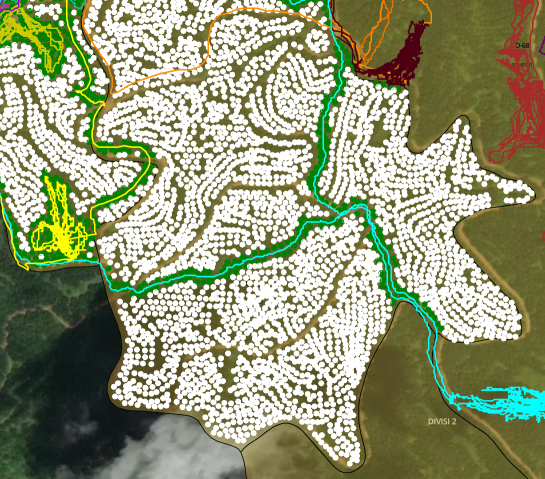
#> input picture Images/gambar1.png, 1089 x 958 px (shown at 1/2 size)
$ python unvisitedTree.py
#> lines starting #> are read from the running program, lines starting #| are printed output that depends on the picture; after the words box and inside, x2 and y2 are one past the last pixel; in counts of white or black regions, pixels touching at a corner belong together
import cv2
import numpy as np

# ─────────────────────────────────────────────
# PARAMETER – sesuaikan jika hasil kurang tepat
# ─────────────────────────────────────────────
IMAGE_PATH      = "Images/gambar1.png"
OUTPUT_PATH     = "hasil_deteksi.png"

# Threshold warna putih
BRIGHTNESS_MIN  = 200      # piksel dengan V (HSV) >= ini dianggap "putih"
SATURATION_MAX  = 50       # piksel dengan S (HSV) <= ini dianggap "putih"

# Watershed tuning
DIST_THRESHOLD  = 0.65     # 0.0–1.0: makin kecil makin mudah pisah titik
                            # coba turunkan ke 0.25 jika titik masih bergabung
MIN_AREA        = 50       # area minimum per titik (buang noise)
MAX_AREA        = 8000     # area maksimum per titik
MORPH_KERNEL    = 3        # kernel closing awal
# ─────────────────────────────────────────────


def hitung_titik_putih(image_path: str, output_path: str | None = None) -> int:
#> called with image_path = 'Images/gambar1.png', output_path = 'hasil_deteksi.png'
    img = cv2.imread(image_path)
#> img is the input picture: shape (958, 1089, 3); mean B, G, R 120.8, 154.1, 147.8
    if img is None:
        raise FileNotFoundError(f"Gambar tidak ditemukan: {image_path}")

    # ── 1. Isolasi warna putih via HSV ──────────────────────────────────────
    hsv = cv2.cvtColor(img, cv2.COLOR_BGR2HSV)
#> hsv: shape (958, 1089, 3); mean H, S, V 27.9, 90.6, 158
    h, s, v = cv2.split(hsv)

    mask_white = cv2.bitwise_and(
        cv2.threshold(v, BRIGHTNESS_MIN, 255, cv2.THRESH_BINARY)[1],
        cv2.threshold(s, SATURATION_MAX, 255, cv2.THRESH_BINARY_INV)[1],
    )
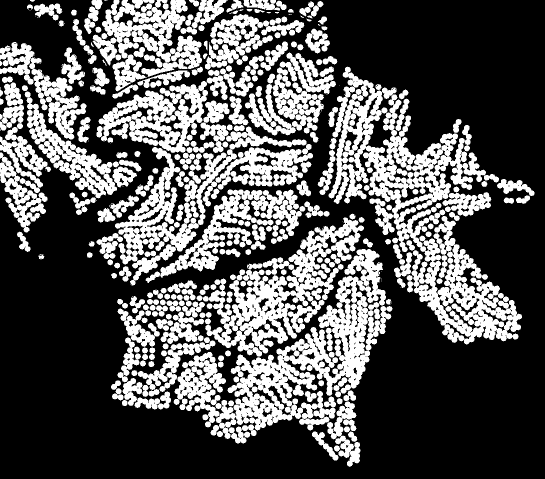
#> mask_white: shape (958, 1089) (shown at 1/2 size); 34% white; 300 white regions (60 under 20 px), largest, box (x1, y1, x2, y2) and area: (657, 133, 1044, 689) 60940, (347, 498, 785, 887) 49855, (406, 435, 728, 713) 29114

    # ── 2. Morphological closing kecil ──────────────────────────────────────
    kernel = cv2.getStructuringElement(cv2.MORPH_ELLIPSE, (MORPH_KERNEL, MORPH_KERNEL))
    mask_closed = cv2.morphologyEx(mask_white, cv2.MORPH_CLOSE, kernel)
#> mask_closed: shape (958, 1089); 35.4% white; 110 white regions (17 under 20 px), largest, box (x1, y1, x2, y2) and area: (222, 435, 785, 934) 111133, (635, 133, 1044, 689) 71156, (193, 28, 626, 571) 68365

    # ── 3. Distance Transform + Watershed ───────────────────────────────────
    # Distance transform: tiap piksel = jarak ke tepi terdekat
    dist = cv2.distanceTransform(mask_closed, cv2.DIST_L2, 5)

    # Lokasi "puncak" = pusat tiap titik putih
    _, dist_thresh = cv2.threshold(
        dist, DIST_THRESHOLD * dist.max(), 255, cv2.THRESH_BINARY
    )
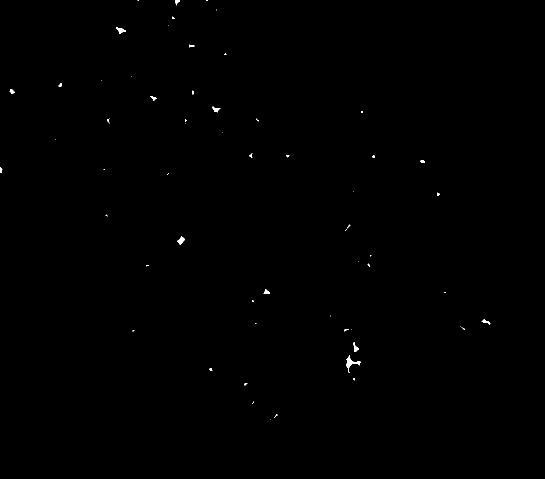
#> dist_thresh: shape (958, 1089) float32 (shown at 1/2 size); 0.15% white; 60 white regions (41 under 20 px), largest, box (x1, y1, x2, y2) and area: (692, 711, 721, 746) 276, (354, 473, 370, 490) 133, (232, 54, 252, 68) 126
    dist_thresh = np.uint8(dist_thresh)

    # Label connected components dari puncak-puncak tersebut
    num_markers, markers = cv2.connectedComponents(dist_thresh)
#> markers: shape (958, 1089) int32; 61 distinct labels, from 0 to 60
#> num_markers = 61

    # Watershed memisahkan titik yang menempel
    markers = markers + 1                          # background = 1, bukan 0
#> markers: shape (958, 1089) int32; 61 distinct labels, from 1 to 61
    markers[mask_closed == 0] = 0                  # area non-putih = unknown
#> markers: shape (958, 1089) int32; 62 distinct labels, from 0 to 61
    markers_ws = cv2.watershed(img, markers.copy())
#> markers_ws: shape (958, 1089) int32; 61 distinct labels, from -1 to 61

    # ── 4. Hitung & filter region hasil watershed ───────────────────────────
    valid_labels = []
    for label in range(2, num_markers + 1):        # label 1 = background
        region = (markers_ws == label).astype(np.uint8)
        area = int(region.sum())
        if MIN_AREA <= area <= MAX_AREA:
            valid_labels.append(label)
#> this loop made 60 passes
#> area on passes 2, 7, 8, 12, 13, 14, 15, 16, 18, 24, 27, 28: 46, 126, 28, 34, 59, 20, 55, 84, 24, 30, 38, 31
#> after the loop, valid_labels = [8, 14, 16, 17, 37, 42, 46, 53, 54]

    count = len(valid_labels)
#> count = 9

    # ── 5. Visualisasi ───────────────────────────────────────────────────────
    vis = img.copy()
    for i, label in enumerate(valid_labels):
        region = np.uint8(markers_ws == label) * 255
        contours, _ = cv2.findContours(region, cv2.RETR_EXTERNAL, cv2.CHAIN_APPROX_SIMPLE)
        if not contours:
            continue
        cnt = max(contours, key=cv2.contourArea)
        (cx, cy), radius = cv2.minEnclosingCircle(cnt)
        cx, cy, radius = int(cx), int(cy), max(int(radius), 8)

        cv2.circle(vis, (cx, cy), radius + 4, (0, 255, 0), 2)
        cv2.putText(
            vis, str(i + 1),
            (cx - 6, cy + 5),
            cv2.FONT_HERSHEY_SIMPLEX, 0.5,
            (0, 255, 0), 1, cv2.LINE_AA,
        )
#> this loop made 9 passes
#> (label, cx, cy, radius) on passes 1 to 9: (8, 241, 58, 10), (14, 23, 182, 8), (16, 306, 194, 8), (17, 432, 216, 8), (37, 361, 481, 8), (42, 533, 583, 8), (46, 971, 644, 8), (53, 710, 693, 9), (54, 703, 728, 17)
#> region: shape (958, 1089); 0.03% white; 1 white region, box (x1, y1, x2, y2) and area: (692, 711, 721, 746) 276
#> vis: shape (958, 1089, 3); 0.28% of pixels changed, all inside (x1, y1, x2, y2) = (10, 43, 985, 751)

    # Label total
    label_text = f"Titik terdeteksi: {count}"
#> label_text = 'Titik terdeteksi: 9'
    cv2.rectangle(vis, (5, 5), (len(label_text) * 10 + 10, 28), (0, 0, 0), -1)
    cv2.putText(vis, label_text, (10, 22),
                cv2.FONT_HERSHEY_SIMPLEX, 0.65, (0, 255, 0), 2, cv2.LINE_AA)

    if output_path:
        cv2.imwrite(output_path, vis)
        print(f"Hasil disimpan: {output_path}")

    # ── 6. Debug info ────────────────────────────────────────────────────────
    print(IMAGE_PATH)
    print(f"\n{'─'*40}")
    print(f"  Total region watershed : {num_markers - 1}")
#|   Total region watershed : 60
    print(f"  Lolos filter area      : {count}")
#|   Lolos filter area      : 9
    print(f"  Jumlah titik putih     : {count}")
#|   Jumlah titik putih     : 9
    print(f"{'─'*40}\n")

    return count


if __name__ == "__main__":
    hitung_titik_putih(IMAGE_PATH, OUTPUT_PATH)
import cv2
import numpy as np

# ─────────────────────────────────────────────
# PARAMETER – sesuaikan jika hasil kurang tepat
# ─────────────────────────────────────────────
IMAGE_PATH      = "Images/gambar2.png"
OUTPUT_PATH     = "hasil_deteksi.png"

# Threshold warna putih
BRIGHTNESS_MIN  = 200      # piksel dengan V (HSV) >= ini dianggap "putih"
SATURATION_MAX  = 50       # piksel dengan S (HSV) <= ini dianggap "putih"

# Watershed tuning
DIST_THRESHOLD  = 0.35     # 0.0–1.0: makin kecil makin mudah pisah titik
                            # coba turunkan ke 0.25 jika titik masih bergabung
MIN_AREA        = 50       # area minimum per titik (buang noise)
MAX_AREA        = 8000     # area maksimum per titik
MORPH_KERNEL    = 3        # kernel closing awal
# ─────────────────────────────────────────────


def hitung_titik_putih(image_path: str, output_path: str | None = None) -> int:
#> called with image_path = 'Images/gambar2.png', output_path = 'hasil_deteksi.png'
    img = cv2.imread(image_path)
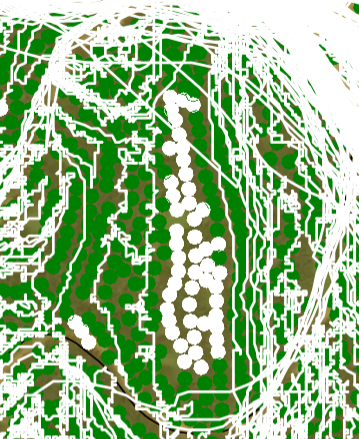
#> input picture Images/gambar2.png, 359 x 439 px
#> img is the input picture: shape (439, 359, 3); mean B, G, R 137.8, 186.9, 149.2
    if img is None:
        raise FileNotFoundError(f"Gambar tidak ditemukan: {image_path}")

    # ── 1. Isolasi warna putih via HSV ──────────────────────────────────────
    hsv = cv2.cvtColor(img, cv2.COLOR_BGR2HSV)
#> hsv: shape (439, 359, 3); mean H, S, V 31.6, 98.6, 187.4
    h, s, v = cv2.split(hsv)
#> h: shape (439, 359)
#> s: shape (439, 359)
#> v: shape (439, 359)

    mask_white = cv2.bitwise_and(
        cv2.threshold(v, BRIGHTNESS_MIN, 255, cv2.THRESH_BINARY)[1],
        cv2.threshold(s, SATURATION_MAX, 255, cv2.THRESH_BINARY_INV)[1],
    )
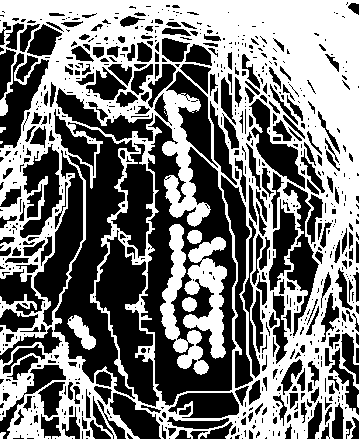
#> mask_white: shape (439, 359); 48.3% white; 11 white regions (2 under 20 px), largest, box (x1, y1, x2, y2) and area: (0, 0, 359, 439) 70253, (183, 237, 227, 359) 2616, (160, 224, 209, 375) 2323

    # ── 2. Morphological closing kecil ──────────────────────────────────────
    kernel = cv2.getStructuringElement(cv2.MORPH_ELLIPSE, (MORPH_KERNEL, MORPH_KERNEL))
#> kernel = [[0, 1, 0], [1, 1, 1], [0, 1, 0]]
    mask_closed = cv2.morphologyEx(mask_white, cv2.MORPH_CLOSE, kernel)
#> mask_closed: shape (439, 359); 51.2% white; 374 black regions (118 under 20 px), largest, box (x1, y1, x2, y2) and area: (141, 116, 236, 406) 11732, (54, 124, 136, 397) 7676, (95, 237, 159, 406) 4807

    # ── 3. Distance Transform + Watershed ───────────────────────────────────
    # Distance transform: tiap piksel = jarak ke tepi terdekat
    dist = cv2.distanceTransform(mask_closed, cv2.DIST_L2, 5)
#> dist: shape (439, 359) float32

    # Lokasi "puncak" = pusat tiap titik putih
    _, dist_thresh = cv2.threshold(
        dist, DIST_THRESHOLD * dist.max(), 255, cv2.THRESH_BINARY
    )
#> dist_thresh: shape (439, 359) float32; 3.3% white; 7 white regions (1 under 20 px), largest, box (x1, y1, x2, y2) and area: (194, 0, 359, 67) 4264, (324, 83, 359, 137) 626, (0, 0, 40, 7) 146, (96, 0, 126, 5) 88, (352, 176, 359, 181) 24, (69, 0, 78, 4) 22
    dist_thresh = np.uint8(dist_thresh)

    # Label connected components dari puncak-puncak tersebut
    num_markers, markers = cv2.connectedComponents(dist_thresh)
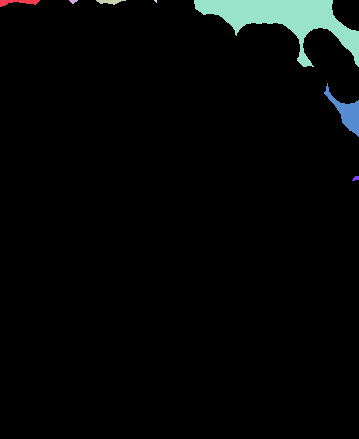
#> markers: shape (439, 359) int32; 8 distinct labels, from 0 to 7; one colour per label, 0 black
#> num_markers = 8

    # Watershed memisahkan titik yang menempel
    markers = markers + 1                          # background = 1, bukan 0
#> markers: shape (439, 359) int32; 8 distinct labels, from 1 to 8
    markers[mask_closed == 0] = 0                  # area non-putih = unknown
#> markers: shape (439, 359) int32; 9 distinct labels, from 0 to 8
    markers_ws = cv2.watershed(img, markers.copy())
#> markers_ws: shape (439, 359) int32; 9 distinct labels, from -1 to 8

    # ── 4. Hitung & filter region hasil watershed ───────────────────────────
    valid_labels = []
    for label in range(2, num_markers + 1):        # label 1 = background
        region = (markers_ws == label).astype(np.uint8)
        area = int(region.sum())
        if MIN_AREA <= area <= MAX_AREA:
            valid_labels.append(label)
#> this loop made 7 passes
#> area on passes 1, 3, 5, 6, 7: 100, 58, 4089, 589, 20
#> after the loop, valid_labels = [2, 4, 6, 7]

    count = len(valid_labels)
#> count = 4

    # ── 5. Visualisasi ───────────────────────────────────────────────────────
    vis = img.copy()
    for i, label in enumerate(valid_labels):
        region = np.uint8(markers_ws == label) * 255
        contours, _ = cv2.findContours(region, cv2.RETR_EXTERNAL, cv2.CHAIN_APPROX_SIMPLE)
        if not contours:
            continue
        cnt = max(contours, key=cv2.contourArea)
        (cx, cy), radius = cv2.minEnclosingCircle(cnt)
        cx, cy, radius = int(cx), int(cy), max(int(radius), 8)

        cv2.circle(vis, (cx, cy), radius + 4, (0, 255, 0), 2)
        cv2.putText(
            vis, str(i + 1),
            (cx - 6, cy + 5),
            cv2.FONT_HERSHEY_SIMPLEX, 0.5,
            (0, 255, 0), 1, cv2.LINE_AA,
        )
#> this loop made 4 passes
#> (label, contours, cx, cy, radius) on passes 1 to 2: (2, 1 contour; box (x1, y1, x2, y2) and area: (1, 1, 39, 7) 60, 19, 3, 18), (4, 1 contour; box (x1, y1, x2, y2) and area: (97, 1, 121, 5) 34, 108, 1, 11)
#> (label, cx, cy, radius) on passes 3 to 4: (6, 275, 33, 87), (7, 342, 109, 30)
#> region: shape (439, 359); 0.37% white; 1 white region, box (x1, y1, x2, y2) and area: (324, 83, 358, 136) 589
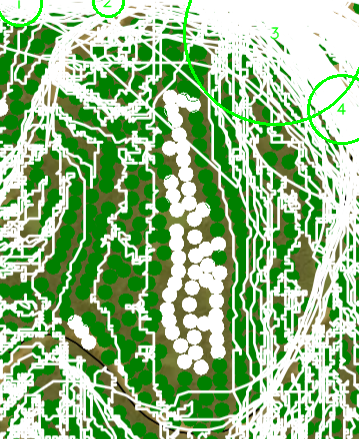
#> vis: shape (439, 359, 3); 1.14% of pixels changed, all inside (x1, y1, x2, y2) = (0, 0, 359, 145)

    # Label total
    label_text = f"Titik terdeteksi: {count}"
#> label_text = 'Titik terdeteksi: 4'
    cv2.rectangle(vis, (5, 5), (len(label_text) * 10 + 10, 28), (0, 0, 0), -1)
    cv2.putText(vis, label_text, (10, 22),
                cv2.FONT_HERSHEY_SIMPLEX, 0.65, (0, 255, 0), 2, cv2.LINE_AA)
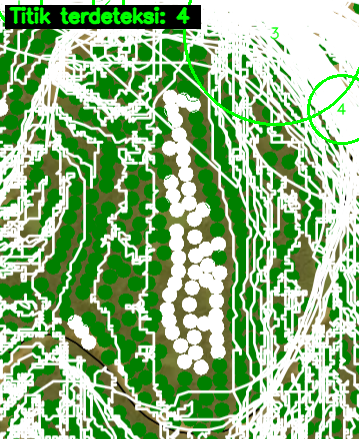
#> vis: shape (439, 359, 3); mean B, G, R 129.9, 182.7, 141.1

    if output_path:
        cv2.imwrite(output_path, vis)
        print(f"Hasil disimpan: {output_path}")

    # ── 6. Debug info ────────────────────────────────────────────────────────
    print(IMAGE_PATH)
    print(f"\n{'─'*40}")
    print(f"  Total region watershed : {num_markers - 1}")
#|   Total region watershed : 7
    print(f"  Lolos filter area      : {count}")
#|   Lolos filter area      : 4
    print(f"  Jumlah titik putih     : {count}")
#|   Jumlah titik putih     : 4
    print(f"{'─'*40}\n")

    return count


if __name__ == "__main__":
    hitung_titik_putih(IMAGE_PATH, OUTPUT_PATH)
